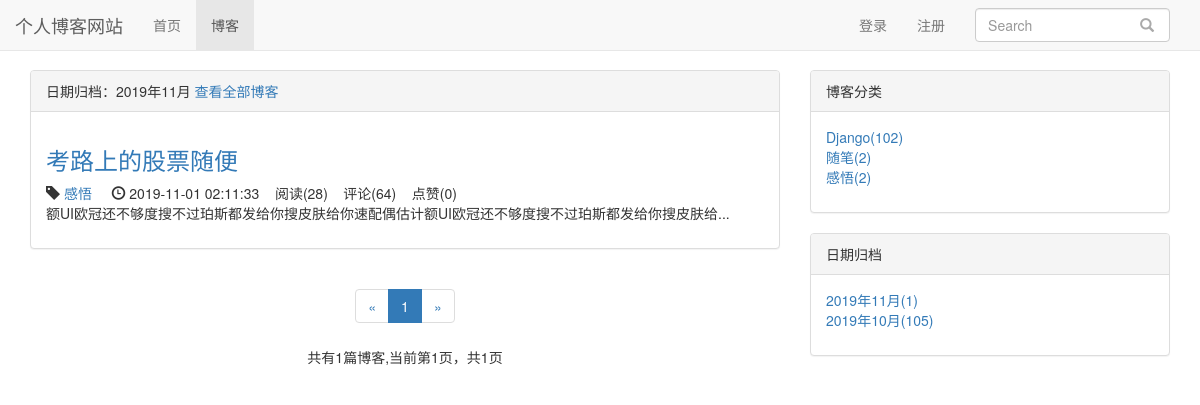
Screenshot of /blog/date/2019/11 with the database file from the repository.
### blog/models.py (models this page shows, shortened)
class Blog(models.Model, ReadNumExpendMethod):
    title = models.CharField(max_length=50, verbose_name='标题')
    blog_type = models.ForeignKey(BlogType, on_delete=models.CASCADE, verbose_name='博客分类')
    content = RichTextUploadingField()
    author = models.ForeignKey(User, on_delete=models.CASCADE, verbose_name='作者')
    read_details = GenericRelation(ReadDetail)
    create_time = models.DateTimeField(auto_now_add=True, verbose_name='创建时间')
    last_update_time = models.DateTimeField(auto_now=True, verbose_name='最后更新时间')
    '''
    def get_read_num(self):
        try:
            return self.readnum.read_num
        except exceptions.ObjectDoesNotExist:
            return 0
    '''
    class Meta:
        ordering = ['-create_time']

class BlogType(models.Model):
    type_name = models.CharField(max_length=15)
    def __str__(self):
        return self.type_name

### read_account/models.py (models this page shows)
class ReadNum(models.Model):
    read_num = models.IntegerField(default=0)
    content_type = models.ForeignKey(ContentType, on_delete=models.CASCADE)
    object_id = models.PositiveIntegerField()
    content_object = GenericForeignKey('content_type', 'object_id')

### likes/models.py (models this page shows)
class LikeCount(models.Model):
    content_type = models.ForeignKey(ContentType, on_delete=models.CASCADE, related_name='Likecount')
    object_id = models.PositiveIntegerField()
    content_object = GenericForeignKey('content_type', 'object_id')
    liked_num = models.IntegerField(default=0)

### blog/views.py (the view)
# urls.py: path('date/<int:year>/<int:month>', views.blogs_with_date, name="blogs_with_date")
def blogs_with_date(request, year, month):
    blogs_all_list = Blog.objects.filter(create_time__year=year, create_time__month=month)
    context = get_blog_list_common_data(request, blogs_all_list)
    context['blogs_with_date'] = "%s年%s月" % (year, month)
    return render(request, "blog/blogs_with_date.html", context)

### user/forms.py (shortened to what this page needs)
class LoginForm(forms.Form):
    username_or_email = forms.CharField(label='用户名或邮箱   ', \
                               widget=forms.TextInput( \
                                            attrs={'class': 'form-control', 'placeholder': '请输入用户名或邮箱'}))
    password = forms.CharField(label='密码', \
                               widget=forms.PasswordInput(  \
                                            attrs={'class': 'form-control', 'placeholder': '请输入密码'}))

### comment/templatetags/comment_tags.py (called while the page is built)
@register.simple_tag
def get_comment_count(obj):
    content_type = ContentType.objects.get_for_model(obj)
    return Comment.objects.filter(content_type=content_type, object_id=obj.pk).count()

### likes/templatetags/likes_tags.py (called while the page is built)
@register.simple_tag
def get_like_count(obj):
    content_type = ContentType.objects.get_for_model(obj)
    like_count, created = LikeCount.objects.get_or_create(content_type=content_type, object_id=obj.pk)
    return like_count.liked_num

### read_account/models.py (called while the page is built)
    def get_read_num(self):
        try:
            ct = ContentType.objects.get_for_model(self)
            readnum = ReadNum.objects.get(content_type=ct, object_id=self.pk)
            return readnum.read_num
        except exceptions.ObjectDoesNotExist:
            return 0

### user/context_processors.py (called while the page is built)
def login_modal_form(request):
    return {'login_modal_form': LoginForm()}

### blog/templates/blog/blogs_with_date.html (shortened to what this page needs)
{% extends 'blog/blog_list.html' %}
{% block blog_list_title %}
    日期归档：{{ blogs_with_date }}
    <a href="{% url 'blog_list' %}">查看全部博客</a>
{% endblock %}

### blog/templates/blog/blog_list.html (shortened to what this page needs)
{% extends 'base.html' %}
{% block nav_blog_active %}
    active
{% endblock %}
{% load staticfiles %}
{% load comment_tags %}
{% load likes_tags %}
{% block header_extends %}
    <link rel="stylesheet" type="text/css" href="{% static 'blog.css' %}">
{% endblock %}
{% block content %}
    <div class="container">
        <div class="row">
            <div class="col-xs-12 col-sm-8 col-md-8">
                <div class="panel panel-default">
                    <div class="panel-heading">{% block blog_list_title %}博客列表{% endblock %}</div>
                    <div class="panel-body">
                         {% for blog in blogs %}
                         <div class="blog">
                            <h3><a href="{% url 'blog_detail' blog.pk %}">{{ blog.title }}</a></h3>
                            <p class="blog-info">
                                <span class="glyphicon glyphicon-tag"></span> <a href="{% url 'blogs_with_type' blog.blog_type.pk %}">{{ blog.blog_type }}</a>
                                <span class="glyphicon glyphicon-time"></span> {{ blog.create_time|date:"Y-m-d H:n:s" }}&nbsp;&nbsp;&nbsp;
                                阅读({{ blog.get_read_num }})&nbsp;&nbsp;&nbsp;
                                评论({% get_comment_count blog %})&nbsp;&nbsp;&nbsp;
                                点赞({% get_like_count blog %})
                            </p>
                            <p>{{ blog.content|striptags|truncatechars_html:50 }}...</p>
                         </div>
                        {% empty %}
                            <div class="blog">
                                <h3>暂无博客，敬请期待</h3>
                            </div>
                        {% endfor %}
                    </div>
                </div>
                <div class="paginator">
                    <ul class="pagination">
                        <li>
                            {% if page_of_blogs.has_previous %}
                                <a href="?page={{ page_of_blogs.previous_page_number }}" aria-label="Previous">
                                    <span aria-hidden="true">&laquo;</span>
                                </a>
                            {% else %}
                                <span aria-hidden="true">&laquo;</span>
                            {% endif %}
                        </li>
                        {% for page_num in page_range %}
                            {% if page_num == page_of_blogs.number %}
                                <li class="active"><span>{{ page_num }}</span></li>
                            {% else %}
                                {% if page_num == '...' %}
                                    <li><span>{{ page_num }}</span></li>
                                {% else %}
                                    <li><a href="?page={{ page_num }}">{{ page_num }}</a></li>
                                {% endif %}
                            {% endif %}
                        {% endfor %}
                        <li>
                            {% if page_of_blogs.has_next %}
                                <a href="?page={{ page_of_blogs.next_page_number }}" aria-label="Next">
                                    <span aria-hidden="true">&raquo;</span>
                                </a>
                            {% else %}
                                <span aria-hidden="true">&raquo;</span>
                            {% endif %}
                        </li>
                    </ul>
                    <p>
                        共有{{ page_of_blogs.paginator.count }}篇博客,当前第{{ page_of_blogs.number }}页，共{{ page_of_blogs.paginator.num_pages }}页
                    </p>
                </div>
            </div>
            <div class="hidden-xs col-sm-4 col-md-4">
                <div class="panel panel-default">
                  <div class="panel-heading">博客分类</div>
                  <div class="panel-body">
                    <ul class="blog-types">
                    {% for blog_type in blog_types %}
                        <li>
                            <a href="{% url 'blogs_with_type' blog_type.pk %}">
                                {{ blog_type.type_name }}({{ blog_type.blog_count }})
                            </a>
                        </li>
                    {% empty %}
                        <li>暂无分类</li>
                    {% endfor %}
                    </ul>
                  </div>
                </div>
                <div class="panel panel-default">
                  <div class="panel-heading">日期归档</div>
                  <div class="panel-body">
                    <ul class="blog-types">
                        {% for blog_date, blog_count in blog_dates.items %}
                            <li>
                                <a href="{% url 'blogs_with_date' blog_date.year blog_date.month %}">
                                    {{ blog_date|date:"Y年m月" }}({{ blog_count }})
                                </a>
                            </li>
                        {% endfor %}
                    </ul>
                  </div>
                </div>
            </div>
        </div>
    </div>
{% endblock %}

### static/base.css (style rules this page uses)
* { margin: 0; padding: 0; }
body { margin-top: 70px!important; }
ul { list-style-type: none!important; }

### blog/static/blog.css (style rules this page uses)
ul.blog-types { list-style-type: none; }
div.blog p.blog-info { margin-bottom: 0px; }
div.paginator { text-align: center; }

### rows the page displays
Blog: title "考路上的股票随便", blog_type "感悟", create_time "2019-11-01 02:11:33", get_read_num "28", id "64", id.liked_num "0", content "额UI欧冠还不够度搜不过珀斯都发给你搜皮肤给你速配偶估计额UI欧冠还不够度搜不过珀斯都发给你搜皮肤给"
BlogType: type_name "Django", blog_count "102"
BlogType: type_name "随笔", blog_count "2"
BlogType: type_name "感悟", blog_count "2"

### other values shown
{{ blogs_with_date }} "2019年11月"
{{ page_num }} "1"
{{ page_of_blogs.paginator.count }} "1"
{{ page_of_blogs.number }} "1"
{{ page_of_blogs.paginator.num_pages }} "1"
{{ blog_date|date:"Y年m月" }} "2019年11月" "2019年10月"
{{ blog_count }} "1" "105"
